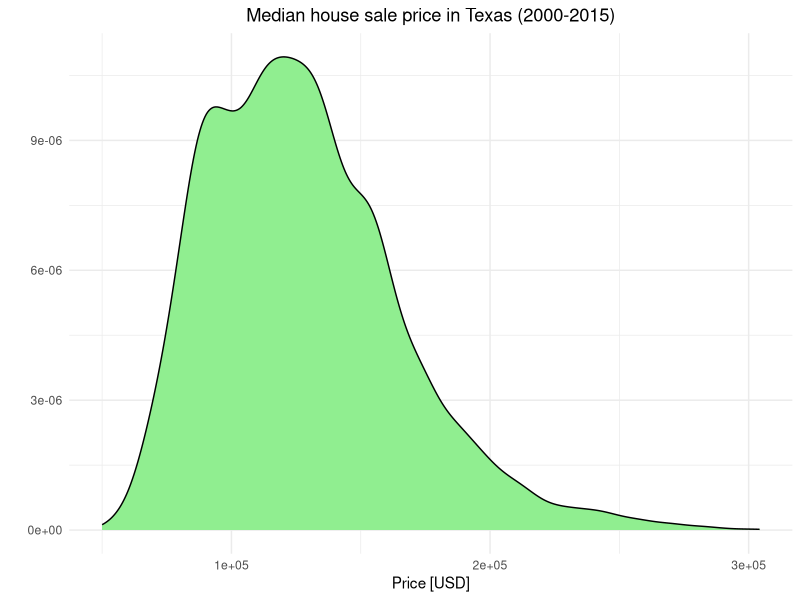

Here is the R script that generated this plot:
## ---- chunk 1
knitr::opts_chunk$set(echo = TRUE)
library(tidyverse)
library(e1071)
library(datasets)
## ---- chunk 2
data(txhousing)
txhousing %>%
  ggplot(aes(median)) +
  geom_density(fill="lightgreen") +
  theme_minimal() +
  theme(plot.title = element_text(hjust = .5)) +
  ggtitle("Median house sale price in Texas (2000-2015)") +
  xlab("Price [USD]") +
  ylab("")
